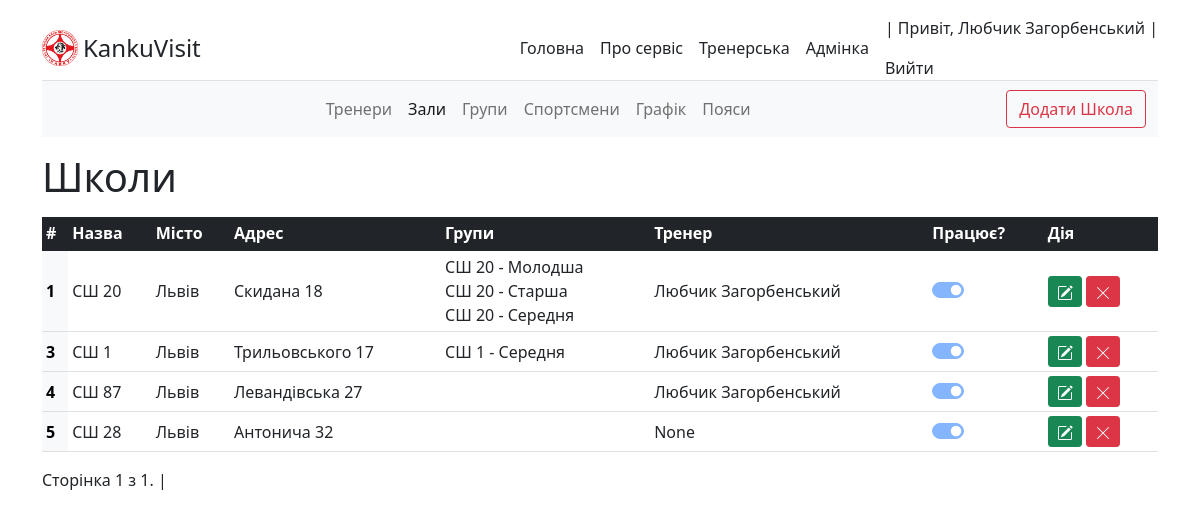
Page /visit/dodjo/school/ (signed in) on the committed database.
### coach/models.py (models this page shows, shortened)
class Coach(AbstractUser):
    surname = models.CharField('По батькові', max_length=20, blank=True)
    dateBirth = models.DateField(
        'Дата народження', default='2000-09-12', blank=True)
    telephone = models.IntegerField(
        'Номер телефону', default='380671111111', blank=True)
    telephone2 = models.IntegerField('Номер телефону 2', blank=True, null=True)
    belts = models.ForeignKey(Belt,
                              on_delete=models.SET_NULL,
                              blank=True,
                              null=True)
    information = models.TextField('Інформація про тренера', blank=True)
    slug = models.SlugField(max_length=255, unique=True,
                            db_index=True, verbose_name='URL')
    def __str__(self):
        return self.first_name + " " + self.last_name
    class Meta:
        verbose_name = 'Тренер'
        verbose_name_plural = 'Тренери'
        ordering = ['-is_active', 'last_name']

### dodjo/models.py (models this page shows, shortened)
class School(models.Model):
    name = models.CharField('Назва', max_length=35)
    city = models.CharField('Місто', max_length=20)
    adress = models.CharField('Вулиця', max_length=35)
    coach = models.ForeignKey(Coach,
                              on_delete=models.SET_NULL,
                              blank=True,
                              null=True)
    is_active = models.BooleanField('Працює?', default=True)
    slug = models.SlugField(max_length=255, unique=True,
                            db_index=True, verbose_name='URL')
    def __str__(self):
        return self.name
    class Meta:
        verbose_name = 'Школа'
        verbose_name_plural = 'Школи'

class Group(models.Model):
    name = models.CharField('Імя', max_length=20)
    costMoon = models.IntegerField('Вартість місяця', blank=True, null=True)
    costTraining = models.IntegerField(
        'Вартість 1-го тренування', blank=True, null=True)
    school = models.ForeignKey(School,
                               on_delete=models.CASCADE,
                               blank=True,
                               null=True)
    coach = models.ForeignKey(Coach,
                              on_delete=models.SET_NULL,
                              blank=True,
                              null=True)
    slug = models.SlugField(max_length=255, unique=True,
                            db_index=True, verbose_name='URL')
    def __str__(self):
        if self.school:
            groupSchool = str(self.school) + ' - ' + str(self.name)
            return groupSchool
        else:
            print(self.school)
            return 'Не вибрано зал - ' + self.name
    class Meta:
        verbose_name = 'Група'
        verbose_name_plural = 'Групи'

### dodjo/views.py (the view, shortened to what this page needs)
# urls.py: path('school/', views.SchoolView.as_view(), name='school'),
class SchoolView(LoginRequiredMixin, CustomSuccessMessageMixin, CreateView, ListView):
    model = School
    form_class = SchoolAddForm
    template_name = 'school/visit/school.html'
    success_url = reverse_lazy('school')
    success_msg = School._meta.verbose_name + ' добавлена успішно!'
    context_object_name = 'data'
    paginate_by = 25  # if pagination is desired
    def get_context_data(self, **kwargs):
        context = super().get_context_data(**kwargs)
        context['fields'] = School._meta.fields
        context['table'] = School._meta.app_label
        context['activeSchool'] = 'active'
        context['title'] = School._meta.verbose_name
        context['titles'] = School._meta.verbose_name_plural
        return context
    def get_queryset(self):
        return School.objects.filter(Q(coach=self.request.user) | Q(coach_id=None))
    def get_form_kwargs(self):
        kwargs = super(SchoolView, self).get_form_kwargs()
        kwargs.update({'user_id': self.request.user.id})
        return kwargs

### dodjo/forms.py
class SchoolAddForm(ModelForm):
    class Meta:
        model = School
        exclude = ['slug']
        widgets = {
            'name': TextInput(attrs={'class': 'form-control', 'placeholder': 'Введіть назва'}),
            'city': TextInput(attrs={'class': 'form-control', 'placeholder': 'Введіть місто'}),
            'adress': TextInput(attrs={'class': 'form-control', 'placeholder': 'Введіть адресу'}),
            'coach': Select(attrs={'class': 'form-select '}),
        }
    def __init__(self, *args, **kwargs):
        user_id = kwargs.pop('user_id', None)
        super().__init__(*args, **kwargs)
        self.fields['coach'].empty_label = None
        self.fields['coach'].queryset = Coach.objects.filter(
            id=user_id)

### dodjo/templates/school/visit/school.html (shortened to what this page needs)
{% extends 'main/visit/templates/baseVisit.html' %}
{% block headerTable %}
<th scope="col">#</th>
<th scope="col">Назва</th>
<th scope="col">Місто</th>
<th scope="col">Адрес</th>
<th scope="col">Групи</th>
<th scope="col">Тренер</th>
<th scope="col">Працює?</th>
{% endblock headerTable %}
{% block table %}
<th class="table-light" scope="row">{{one.id}}</th>
<td><a href="{% url 'school-edit' one.slug %}">{{one.name}}</a></td>
<td>{{one.city}}</td>
<td>{{one.adress}}</td>
<td>
  {% for group in one.group_set.all %}
  <a href="{% url 'group-edit' group.slug %}"> {{group}}</a><br>
  {% endfor %}
</td>
<td>{% if one.coach != none %}<a href="{% url 'coach-edit' one.coach.slug %}">{{one.coach}}</a>
  {% else %}{{one.coach}}{% endif %}</td>
<td>
  <div class="form-check form-switch">
    <input class="form-check-input" type="checkbox" id="flexSwitchCheckChecked" disabled {% if one.is_active == True %}
      checked {% endif %}>
  </div>
</td>
{% endblock table %}
{% block urledit %}
{% url 'school-edit' one.slug %}
{% endblock %}

### main/templates/main/visit/templates/baseVisit.html (shortened to what this page needs)
{% extends 'main/base.html' %}
{% block navigation %}
<nav class="navbar navbar-expand-sm navbar-light bg-light mb-3 sticky-top" aria-label="Third navbar example">
  <div class="container-fluid" bis_skin_checked="1">
    <div class="collapse navbar-collapse justify-content-center" id="navbarsExample03" bis_skin_checked="1">
      <ul class="navbar-nav">
        <li class="nav-item">
          <a class="nav-link {{ activeCoach }}" href="{% url 'coach' %}">Тренери</a>
        </li>
        <li class="nav-item">
          <a class="nav-link {{ activeSchool }}" href="{% url 'school' %}">Зали</a>
        </li>
        <li class="nav-item">
          <a class="nav-link {{ activeGroup }}" href="{% url 'group' %}">Групи</a>
        </li>
        <li class="nav-item">
          <a class="nav-link {{ activeSportsman }}" href="{% url 'sportsman' %}">Спортсмени</a>
        </li>
        <li class="nav-item">
          <a class="nav-link {{ activeTimetable }}" href="{% url 'timetable' %}">Графік</a>
        </li>
        <li class="nav-item">
          <a class="nav-link {{ activeBelt }}" href="{% url 'belt' %}">Пояси</a>
        </li>
      </ul>
    </div>
    {% if title %}
    <button type="button" class="btn btn-outline-danger d-none d-sm-block" data-bs-toggle="modal"
      data-bs-target="#modalAdd">
      Додати {{ title }}
    </button>
    {% endif %}
  </div>
</nav>
{% endblock navigation %}
{%block content%}
<div class="d-flex justify-content-between mb-2">
  <h1 class="">{{ titles }}</h1>
</div>
<div class="table-responsive">
  <table class="table table-hover table-sm">
    <thead class="table-dark">
      <tr>
        {% block headerTable %}{% endblock headerTable %}
        <th scope="col">Дія</th>
      </tr>
    </thead>
    <tbody>
      {% if data %}
      {% for one in data %}
      <tr {% if one.slug == request.GET.slug %}class="table-active align-middle" {% endif %} class='align-middle'>
        {% block table %}{% endblock table %}
        <td>
          <div class="d-flex">
            <a href="{% block urledit %}{% endblock %}" class="upgr btn btn-success btn-sm me-1" tabindex="-1"
              role="button" aria-disabled="true">
            </a>
            <a href="javascript:void()" onclick='delete_question{{one.id}}()' class="btn btn-danger btn-sm"
              tabindex="-1" role="button" aria-disabled="true">
            </a>
          </div>
        </td>
      </tr>
      {% endfor %}
      {%else%}
      <div class='alert alert-danger text-center'>Ви ще не добавили - <span class='alert-success'>{{ title }}</span>!
        Скористайтесь кнопкою вгорі щоб добавити!</div>
      {% endif %}
    </tbody>
  </table>
  <div class="pagination">
    <span class="step-links">
      <span class="current">
        Сторінка {{ page_obj.number }} з {{ page_obj.paginator.num_pages }}. |
      </span>
    </span>
  </div>
</div>
{% endblock content%}

### main/templates/main/base.html (shortened to what this page needs)
{% load static %}
<!DOCTYPE html>
<html lang="ru">
<head>
  <link rel="stylesheet" href="https://cdn.jsdelivr.net/npm/bootstrap@5.1.3/dist/css/bootstrap.min.css"
 />
  <link rel="stylesheet" href="https://cdn.jsdelivr.net/npm/bootstrap-icons@1.8.0/font/bootstrap-icons.css">
  <link type="text/css" rel="stylesheet" href="{% static 'main/css/style.css' %}">
</head>
<body>
  <div class="container py-3">
    <div class="d-flex flex-column flex-md-row align-items-center border-bottom" bis_skin_checked="1">
      <a href="{% url 'home' %}" class="d-flex align-items-center text-dark text-decoration-none logo">
        <img height="36" src="{% static 'main/images/kanku250.png' %}" alt="Логотип">
        <span class="fs-4">KankuVisit</span>
      </a>
      <nav class="d-inline-flex mt-2 mt-md-0 ms-md-auto">
        <a class="me-3 py-2 text-dark text-decoration-none" href="{% url 'home' %}">Головна</a>
        <a class="me-3 py-2 text-dark text-decoration-none" href="{% url 'about' %}">Про сервіс</a>
        {% if user.is_authenticated %}
        <a class="me-3 py-2 text-dark text-decoration-none" href="{% url 'visit' %}">Тренерська</a>
        <a class="me-3 py-2 text-dark text-decoration-none" href="admin">Адмінка</a>
        {% else %}
        <a class="me-3 py-2 text-dark text-decoration-none" href="{% url 'login' %}">Увійти</a>
        <a class="me-3 py-2 text-dark text-decoration-none" href="{% url 'register' %}">Зареєструватись</a>
        {% endif %}
      </nav>
      {% if user.is_authenticated %}
      <div>
        <p>| Привіт, {%if user.first_name%} {{user.first_name}} {{user.last_name}}{%else%}{{user.username}}{%endif%} |
        </p>
        <a class="me-3 py-2 text-dark text-decoration-none" href="{% url 'logout' %}">Вийти</a>
      </div>
      {% endif %}
    </div>
    {% block navigation %}
    {% endblock navigation %}
    {% block content %}
    {% endblock content %}
  </div>
</body>
</html>

### main/static/main/css/style.css (style rules this page uses)
a.logo img { padding-right: 5px; }
a { color: #212529; text-decoration: none; }

### rows in the picture
Coach: first_name "Любчик", last_name "Загорбенський"
School: id "1", name "СШ 20", city "Львів", adress "Скидана 18", coach "Любчик Загорбенський", is_active "☑"
Group: school+name "СШ 20 - Молодша"
Group: school+name "СШ 20 - Старша"
Group: school+name "СШ 20 - Середня"
School: id "3", name "СШ 1", city "Львів", adress "Трильовського 17", coach "Любчик Загорбенський", is_active "☑"
Group: school+name "СШ 1 - Середня"
School: id "4", name "СШ 87", city "Львів", adress "Левандівська 27", coach "Любчик Загорбенський", is_active "☑"
School: id "5", name "СШ 28", city "Львів", adress "Антонича 32", coach "None", is_active "☑"

### other values in the picture
{{ title }} "Школа"
{{ titles }} "Школи"
{{ page_obj.number }} "1"
{{ page_obj.paginator.num_pages }} "1"
